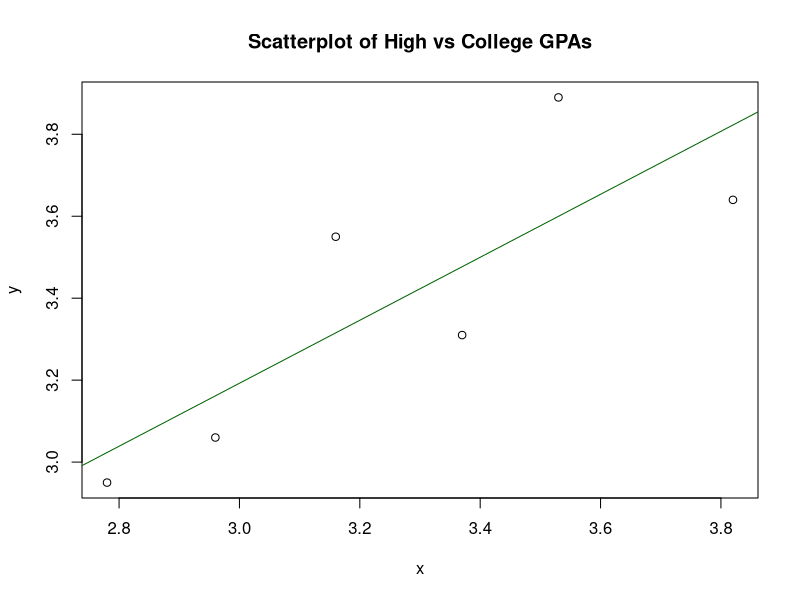

Generate this figure with R:
##### Correlation and Simple Linear Regression R Codes ############


############## A Simple illustrating Example in Lecture Notes ###############

x <- c(2.78, 3.82, 3.16, 3.53, 2.96, 3.37)
y <- c(2.95, 3.64, 3.55, 3.89, 3.06, 3.31)


### Scatterplot ####

plot(x, y, main = "Scatterplot of High vs College GPAs")
abline(lm(y ~ x), col = "darkgreen")


### Correlation Coefficient (r) ####

cor(x, y)

cor.test(x, y) ## Gives you more information


### Simple Linear Regression ####

summary(lm(y ~ x))


### Confidence Interval ####

confint(lm(y ~ x), level = 0.95)


### Confidence Interval for the Population Mean #####

predict(lm(y ~ x), data.frame(x = 3.20), level = 0.95, interval = "confidence")


### Confidence Interval for the Population Mean #####

predict(lm(y ~ x), data.frame(x = 3.20), level = 0.95, interval = "prediction")

predict(lm(y ~ x), data.frame(x = 1.85), level = 0.95, interval = "prediction")